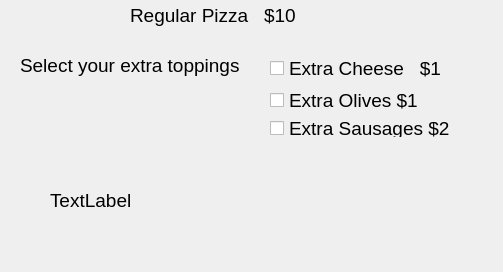
<?xml version="1.0" encoding="UTF-8"?>
<ui version="4.0">
 <class>Dialog</class>
 <widget class="QDialog" name="Dialog">
  <property name="geometry">
   <rect>
    <x>0</x>
    <y>0</y>
    <width>503</width>
    <height>272</height>
   </rect>
  </property>
  <property name="windowTitle">
   <string>Dialog</string>
  </property>
  <widget class="QLabel" name="label">
   <property name="geometry">
    <rect>
     <x>130</x>
     <y>0</y>
     <width>221</width>
     <height>31</height>
    </rect>
   </property>
   <property name="font">
    <font>
     <pointsize>14</pointsize>
    </font>
   </property>
   <property name="text">
    <string>Regular Pizza   $10</string>
   </property>
  </widget>
  <widget class="QLabel" name="label_2">
   <property name="geometry">
    <rect>
     <x>20</x>
     <y>50</y>
     <width>251</width>
     <height>31</height>
    </rect>
   </property>
   <property name="font">
    <font>
     <pointsize>14</pointsize>
    </font>
   </property>
   <property name="text">
    <string>Select your extra toppings</string>
   </property>
  </widget>
  <widget class="QCheckBox" name="checkBoxCheese">
   <property name="geometry">
    <rect>
     <x>270</x>
     <y>60</y>
     <width>191</width>
     <height>17</height>
    </rect>
   </property>
   <property name="font">
    <font>
     <pointsize>14</pointsize>
    </font>
   </property>
   <property name="text">
    <string>Extra Cheese   $1</string>
   </property>
  </widget>
  <widget class="QCheckBox" name="checkBoxOlives">
   <property name="geometry">
    <rect>
     <x>270</x>
     <y>90</y>
     <width>241</width>
     <height>21</height>
    </rect>
   </property>
   <property name="font">
    <font>
     <pointsize>14</pointsize>
    </font>
   </property>
   <property name="text">
    <string>Extra Olives $1</string>
   </property>
  </widget>
  <widget class="QCheckBox" name="checkBoxSausages">
   <property name="geometry">
    <rect>
     <x>270</x>
     <y>120</y>
     <width>231</width>
     <height>17</height>
    </rect>
   </property>
   <property name="font">
    <font>
     <pointsize>14</pointsize>
    </font>
   </property>
   <property name="text">
    <string>Extra Sausages $2</string>
   </property>
  </widget>
  <widget class="QLabel" name="labelAmount">
   <property name="geometry">
    <rect>
     <x>50</x>
     <y>190</y>
     <width>371</width>
     <height>20</height>
    </rect>
   </property>
   <property name="font">
    <font>
     <pointsize>14</pointsize>
    </font>
   </property>
   <property name="text">
    <string>TextLabel</string>
   </property>
  </widget>
 </widget>
 <resources/>
 <connections/>
</ui>
